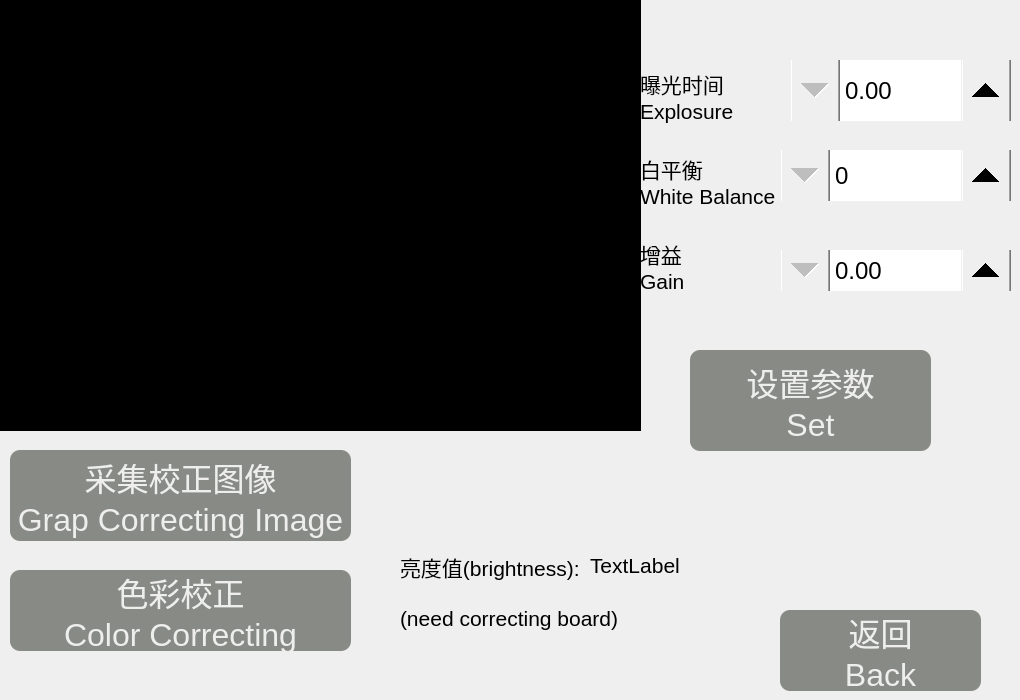
   <widget class="QWidget" name="tab_4">
    <attribute name="title">
     <string>tab_4</string>
    </attribute>
    <widget class="QLabel" name="showlabel_set">
     <property name="geometry">
      <rect>
       <x>0</x>
       <y>0</y>
       <width>641</width>
       <height>431</height>
      </rect>
     </property>
     <property name="styleSheet">
      <string notr="true">background-color: rgb(0, 0, 0);</string>
     </property>
     <property name="text">
      <string/>
     </property>
    </widget>
    <widget class="QLabel" name="label_4_1">
     <property name="geometry">
      <rect>
       <x>640</x>
       <y>60</y>
       <width>151</width>
       <height>71</height>
      </rect>
     </property>
     <property name="font">
      <font>
       <pointsize>16</pointsize>
      </font>
     </property>
     <property name="text">
      <string>曝光时间
Explosure</string>
     </property>
    </widget>
    <widget class="QLabel" name="label_4_2">
     <property name="geometry">
      <rect>
       <x>640</x>
       <y>150</y>
       <width>181</width>
       <height>61</height>
      </rect>
     </property>
     <property name="font">
      <font>
       <pointsize>16</pointsize>
      </font>
     </property>
     <property name="text">
      <string>白平衡
White Balance</string>
     </property>
    </widget>
    <widget class="QLabel" name="label_4_3">
     <property name="geometry">
      <rect>
       <x>640</x>
       <y>240</y>
       <width>161</width>
       <height>51</height>
      </rect>
     </property>
     <property name="font">
      <font>
       <pointsize>16</pointsize>
      </font>
     </property>
     <property name="text">
      <string>增益
Gain</string>
     </property>
    </widget>
    <widget class="QPushButton" name="btn_setcamerapara">
     <property name="geometry">
      <rect>
       <x>690</x>
       <y>350</y>
       <width>241</width>
       <height>101</height>
      </rect>
     </property>
     <property name="font">
      <font>
       <pointsize>24</pointsize>
      </font>
     </property>
     <property name="styleSheet">
      <string notr="true">color: rgb(238, 238, 236);
background-color: rgb(136, 138, 133);
border-radius:10px;</string>
     </property>
     <property name="text">
      <string>设置参数
Set</string>
     </property>
    </widget>
    <widget class="QDoubleSpinBox" name="gain_spinBox">
     <property name="geometry">
      <rect>
       <x>780</x>
       <y>250</y>
       <width>231</width>
       <height>41</height>
      </rect>
     </property>
     <property name="font">
      <font>
       <pointsize>18</pointsize>
      </font>
     </property>
     <property name="styleSheet">
      <string notr="true">QDoubleSpinBox::up-button
{subcontrol-origin:border;
subcontrol-position:right;
width:50px;
height:100px;
}
QDoubleSpinBox::down-button
{subcontrol-origin:border;
subcontrol-position:left;
width:50px;
height:100px;
}</string>
     </property>
    </widget>
    <widget class="QDoubleSpinBox" name="et_spinBox">
     <property name="geometry">
      <rect>
       <x>790</x>
       <y>60</y>
       <width>221</width>
       <height>61</height>
      </rect>
     </property>
     <property name="font">
      <font>
       <pointsize>18</pointsize>
      </font>
     </property>
     <property name="styleSheet">
      <string notr="true">QDoubleSpinBox::up-button
{subcontrol-origin:border;
subcontrol-position:right;
width:50px;
height:100px;
}
QDoubleSpinBox::down-button
{subcontrol-origin:border;
subcontrol-position:left;
width:50px;
height:100px;
}</string>
     </property>
    </widget>
    <widget class="QSpinBox" name="white_spinBox">
     <property name="geometry">
      <rect>
       <x>780</x>
       <y>150</y>
       <width>231</width>
       <height>51</height>
      </rect>
     </property>
     <property name="font">
      <font>
       <pointsize>18</pointsize>
      </font>
     </property>
     <property name="styleSheet">
      <string notr="true">QSpinBox::up-button
{subcontrol-origin:border;
subcontrol-position:right;
width:50px;
height:100px;
}
QSpinBox::down-button
{subcontrol-origin:border;
subcontrol-position:left;
width:50px;
height:100px;
}</string>
     </property>
    </widget>
    <widget class="QPushButton" name="btn_getcorrect">
     <property name="geometry">
      <rect>
       <x>10</x>
       <y>450</y>
       <width>341</width>
       <height>91</height>
      </rect>
     </property>
     <property name="font">
      <font>
       <pointsize>24</pointsize>
      </font>
     </property>
     <property name="styleSheet">
      <string notr="true">color: rgb(238, 238, 236);
background-color: rgb(136, 138, 133);
border-radius:10px;</string>
     </property>
     <property name="text">
      <string>采集校正图像
Grap Correcting Image</string>
     </property>
    </widget>
    <widget class="QPushButton" name="btn_correct">
     <property name="geometry">
      <rect>
       <x>10</x>
       <y>570</y>
       <width>341</width>
       <height>81</height>
      </rect>
     </property>
     <property name="font">
      <font>
       <pointsize>24</pointsize>
      </font>
     </property>
     <property name="styleSheet">
      <string notr="true">color: rgb(238, 238, 236);
background-color: rgb(136, 138, 133);
border-radius:10px;</string>
     </property>
     <property name="text">
      <string>色彩校正
Color Correcting</string>
     </property>
    </widget>
    <widget class="QPushButton" name="btn_Tab4_3">
     <property name="geometry">
      <rect>
       <x>780</x>
       <y>610</y>
       <width>201</width>
       <height>81</height>
      </rect>
     </property>
     <property name="font">
      <font>
       <pointsize>24</pointsize>
      </font>
     </property>
     <property name="styleSheet">
      <string notr="true">color: rgb(238, 238, 236);
background-color: rgb(136, 138, 133);
border-radius:10px;</string>
     </property>
     <property name="text">
      <string>返回
Back</string>
     </property>
    </widget>
    <widget class="QLabel" name="label_1">
     <property name="geometry">
      <rect>
       <x>400</x>
       <y>550</y>
       <width>261</width>
       <height>81</height>
      </rect>
     </property>
     <property name="font">
      <font>
       <pointsize>16</pointsize>
      </font>
     </property>
     <property name="text">
      <string>亮度值(brightness):

(need correcting board)</string>
     </property>
    </widget>
    <widget class="QLabel" name="label_2">
     <property name="geometry">
      <rect>
       <x>590</x>
       <y>540</y>
       <width>121</width>
       <height>51</height>
      </rect>
     </property>
     <property name="font">
      <font>
       <pointsize>16</pointsize>
      </font>
     </property>
     <property name="text">
      <string>TextLabel</string>
     </property>
    </widget>
    <zorder>label_4_3</zorder>
    <zorder>label_4_2</zorder>
    <zorder>label_4_1</zorder>
    <zorder>showlabel_set</zorder>
    <zorder>btn_setcamerapara</zorder>
    <zorder>gain_spinBox</zorder>
    <zorder>et_spinBox</zorder>
    <zorder>white_spinBox</zorder>
    <zorder>btn_getcorrect</zorder>
    <zorder>btn_correct</zorder>
    <zorder>btn_Tab4_3</zorder>
    <zorder>label_1</zorder>
    <zorder>label_2</zorder>
   </widget>
